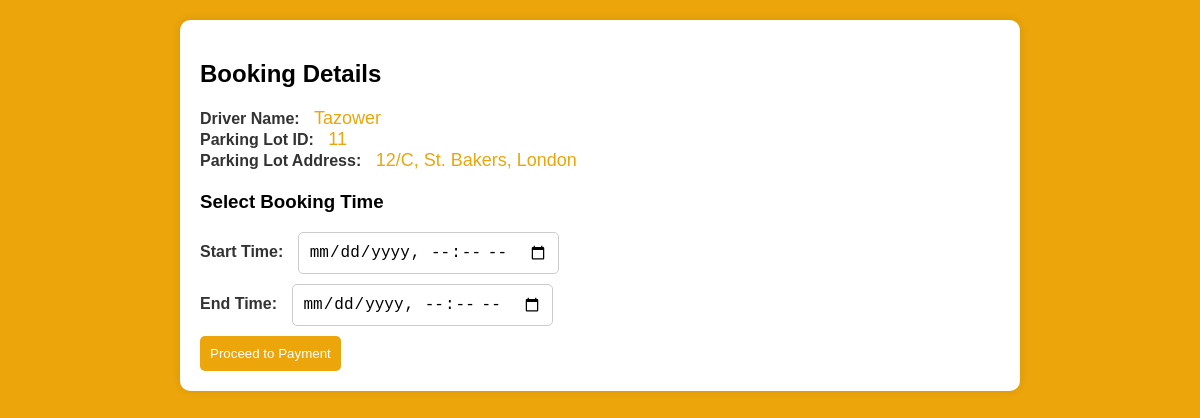
/process_booking.php?parking_lot_id=11&driver_id=8 (signed in), run on the app's committed database.
### tables this page shows
CREATE TABLE `driver` (
  `driver_id` int(11) NOT NULL,
  `name` varchar(255) DEFAULT NULL,
  `email` varchar(320) DEFAULT NULL,
  `phone_number` varchar(20) DEFAULT NULL,
  `license_number` varchar(20) DEFAULT NULL,
  `password` varchar(10) NOT NULL
);

CREATE TABLE `parkinglot` (
  `parking_lot_id` int(11) NOT NULL,
  `address` text DEFAULT NULL,
  `capacity` int(11) DEFAULT NULL,
  `space_availability` int(11) DEFAULT NULL,
  `parking_owner_id` int(11) DEFAULT NULL
);

### process_booking.php (the view, shortened to what this page needs)
<?php
require_once('DBconnect.php');
$driver_id = $_SESSION['driver_id'];
$sqlDriver = "SELECT * FROM driver WHERE driver_id = $driver_id";
$resultDriver = mysqli_query($conn, $sqlDriver);
$driver = mysqli_fetch_assoc($resultDriver);
$parking_lot_id = $_GET['parking_lot_id'] ?? null;
$sqlParkingLot = "SELECT * FROM parkinglot WHERE parking_lot_id = $parking_lot_id";
$resultParkingLot = mysqli_query($conn, $sqlParkingLot);
$parkingLot = mysqli_fetch_assoc($resultParkingLot);
?>
<!DOCTYPE html>
<html lang="en">
<head>
</head>
<body>
<div class="booking-details-container">
    <h2>Booking Details</h2>
    <div>
        <span class="details-label">Driver Name:</span>
        <span class="details-value"><?php echo $driver['name']; ?></span>
    </div>
    <div>
        <span class="details-label">Parking Lot ID:</span>
        <span class="details-value"><?php echo $parkingLot['parking_lot_id']; ?></span>
    </div>
    <div>
        <span class="details-label">Parking Lot Address:</span>
        <span class="details-value"><?php echo $parkingLot['address']; ?></span>
    </div>
    <div class="time-selection-container">
        <h3>Select Booking Time</h3>
        <form action="process_booking.php?parking_lot_id=<?php echo $parking_lot_id; ?>" method="post">
            <label class="time-label" for="start_time">Start Time:</label>
            <input class="time-input" type="datetime-local" name="start_time" required><br>
            <label class="time-label" for="end_time">End Time:</label>
            <input class="time-input" type="datetime-local" name="end_time" required><br>
            <input type="submit" class="proceed-button" value="Proceed to Payment">
        </form>
    </div>
</div>
</body>
</html>

### process_booking.php (style rules this page uses)
body { font-family: Arial, sans-serif; margin: 0; padding: 0; background-color: rgb(236, 165, 11); }
.booking-details-container { max-width: 800px; margin: 20px auto; background-color: #fff; padding: 20px; border-radius: 10px; box-shadow: 0 0 10px rgba(0, 0, 0, 0.1); }
.details-label { font-weight: bold; margin-right: 10px; color: #333; }
.details-value { font-size: 18px; color: rgb(236, 165, 11); }
.time-selection-container { margin-top: 20px; }
.time-label { font-weight: bold; margin-right: 10px; color: #333; }
.time-input { padding: 10px; font-size: 16px; border-radius: 5px; margin-bottom: 10px; border: 1px solid #ccc; }
.proceed-button { background-color: rgb(236, 165, 11); color: #fff; border: none; padding: 10px; border-radius: 5px; cursor: pointer; transition: background-color 0.3s; }

### data on the page
driver: name "Tazower"
parkinglot: parking_lot_id "11", address "12/C, St. Bakers, London"
